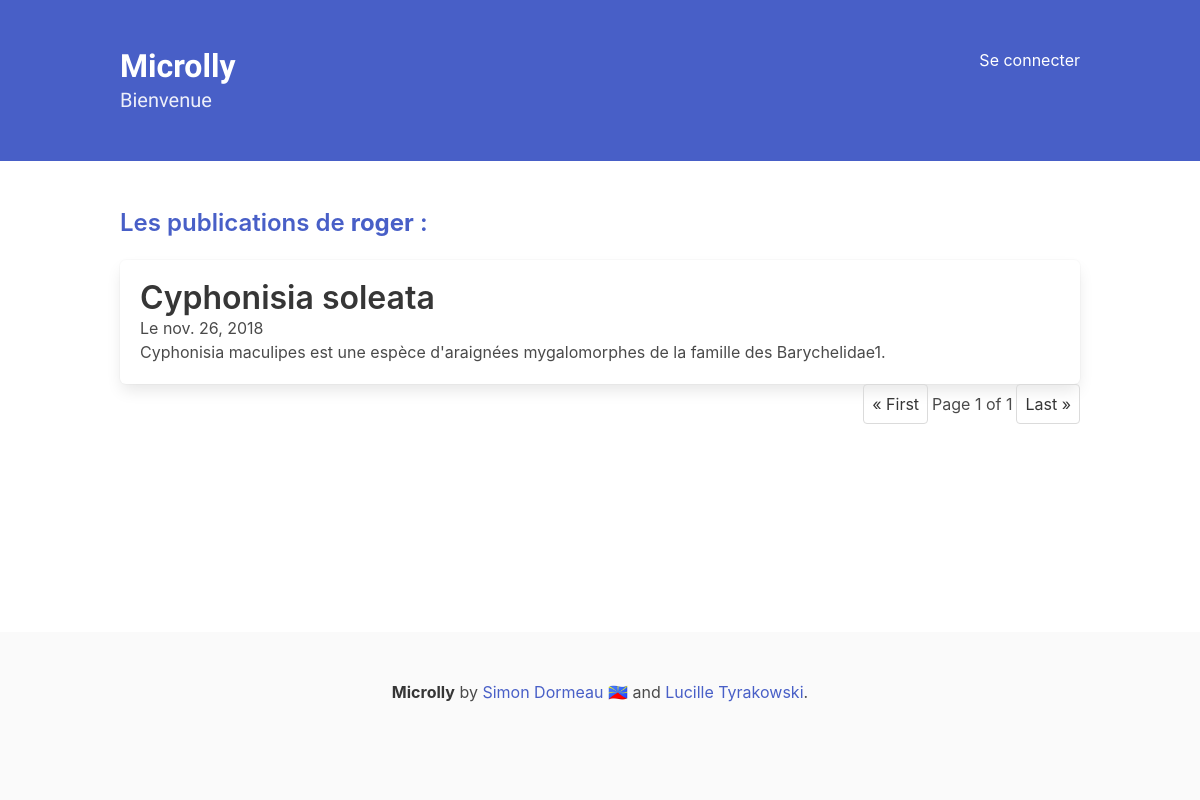
The app's page /roger/posts/, older data.
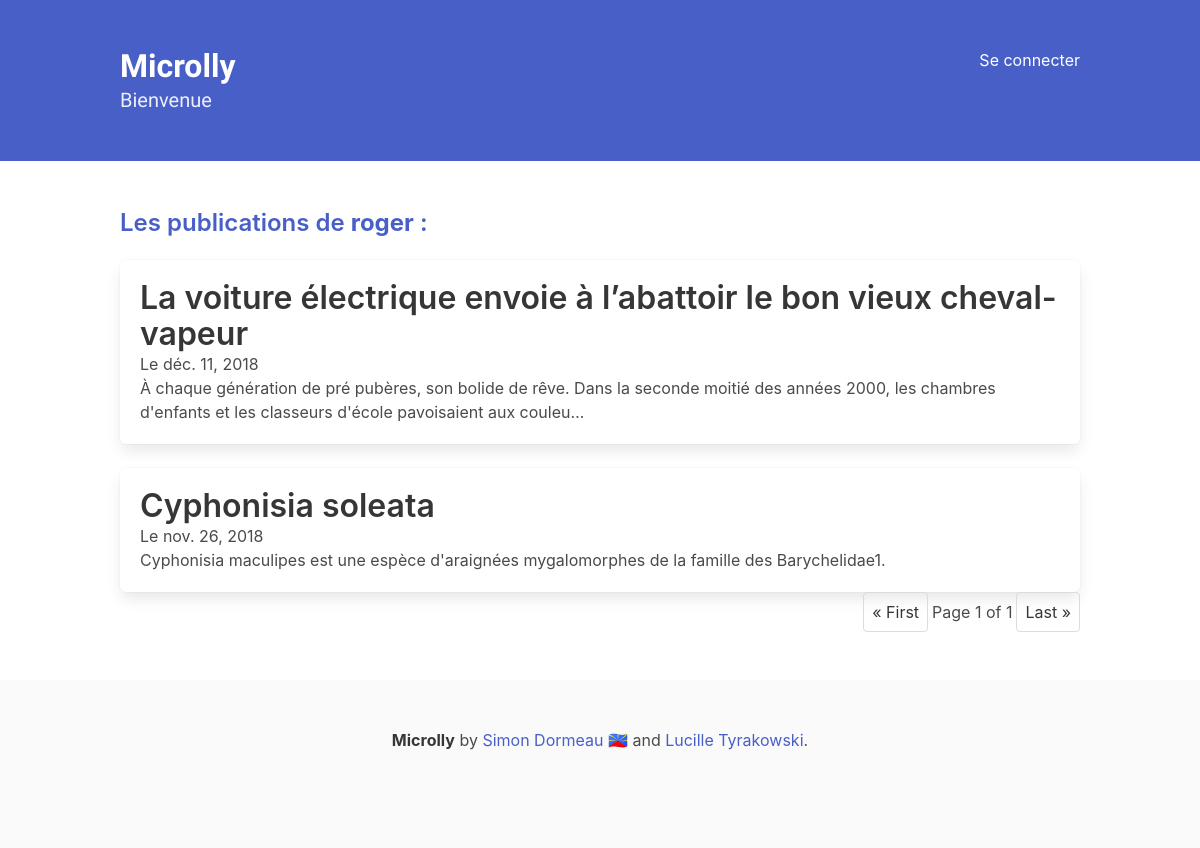
The same page, newer data.
### Microlly/models.py (models this page shows, shortened)
class Post(models.Model):
    title = models.CharField(max_length=150)
    body = RichTextField()
    author = models.ForeignKey(User, on_delete=models.CASCADE, related_name="posts")
    creation_date = models.DateField(auto_now_add=True)
    update_date = models.DateField(auto_now=True)
    class Meta:
        ordering = ("-id",)
        verbose_name = "Publication"
        verbose_name_plural = "Publications"

### Microlly/views.py (the view)
# urls.py: path("<slug:author>/posts/", views.authorPosts, name="author_posts"),
def authorPosts(request, author):
    try:
        page = int(request.GET.get("page"))
    except:
        page = 1
    author = get_object_or_404(User, username=author)
    posts = get_list_or_404(Post, author=author)
    paginator = Paginator(posts, 5)
    posts = paginator.page(page)
    return render(request, "author_posts.html", {"posts": posts, "author": author})

### Microlly/templates/author_posts.html (shortened to what this page needs)
{% extends 'base.html' %}
{% block body %}
    <h1 class="title is-4 has-text-link">Les publications de <b>{{ author }}</b> : </h1>
    <div>
        {% for post in posts %}
            <div class="box">
            <a href="{% url 'Microlly:post' id=post.id %}"><h3 class="title">{{ post.title }}</h3></a>
            <div>Le {{ post.creation_date }}</div>
            <p>{{ post.body|truncatechars:240|safe }}</p>
            </div>
        {% endfor %}
    </div>
    <nav class="pagination is-right" role="navigation" aria-label="pagination">
            <ul class="pagination-list">
                <li><a class="pagination-link" href="?page=1">&laquo; First</a></li>
                <span class="current">
                    Page {{ posts.number }} of {{ posts.paginator.num_pages }}
                </span>
              <li><a href="?page={{ posts.paginator.num_pages }}" class="pagination-link">Last &raquo;</a></li>
            </ul>
    </nav>
{% endblock body %}

Row changes from the older to the newer data that the page shows:
added Post: title "La voiture électrique envoie à l’abattoir le bon vieux cheval-vapeur", creation_date "déc. 11, 2018", body "À chaque génération de pré pubères, son bolide de rêve. Dans la seconde moitié des années 2000, les chambres d'enfants et les classeurs d'école pavoisaient aux couleu…"
